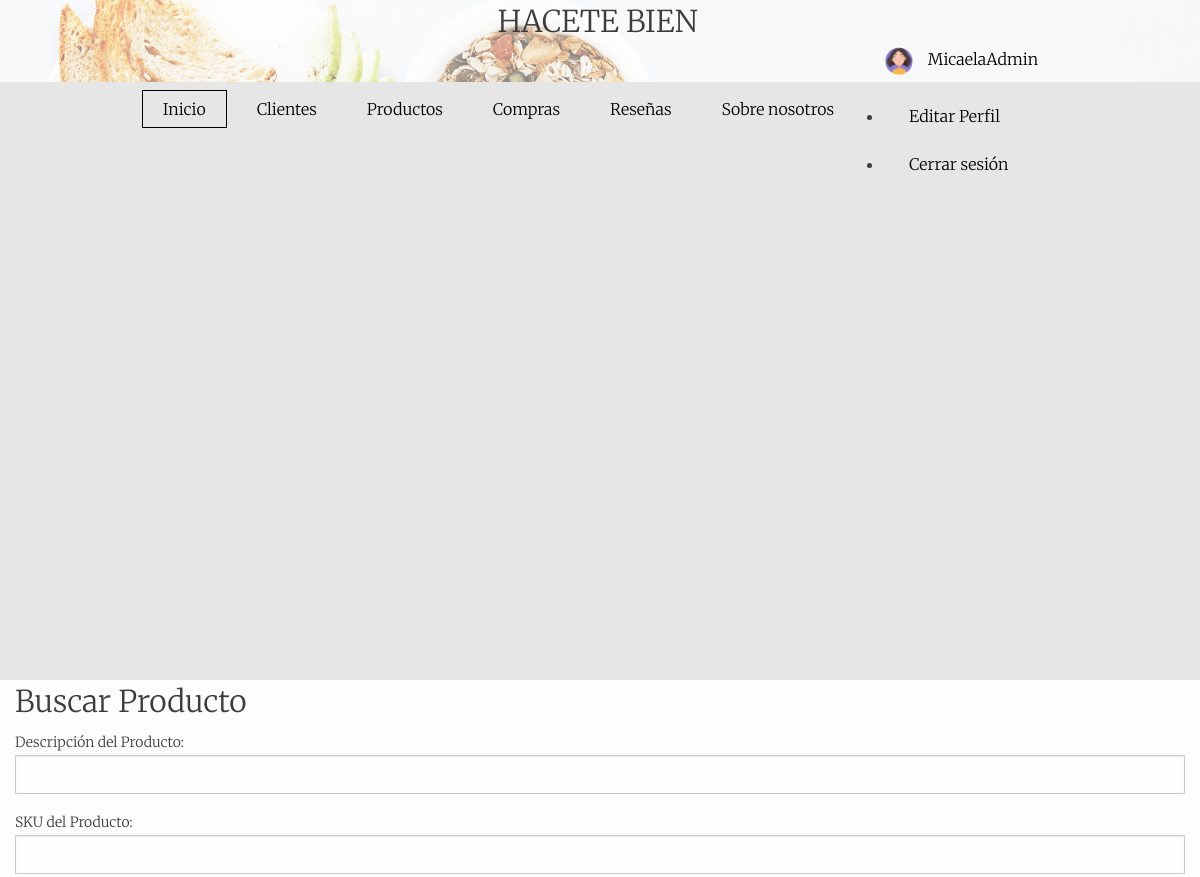
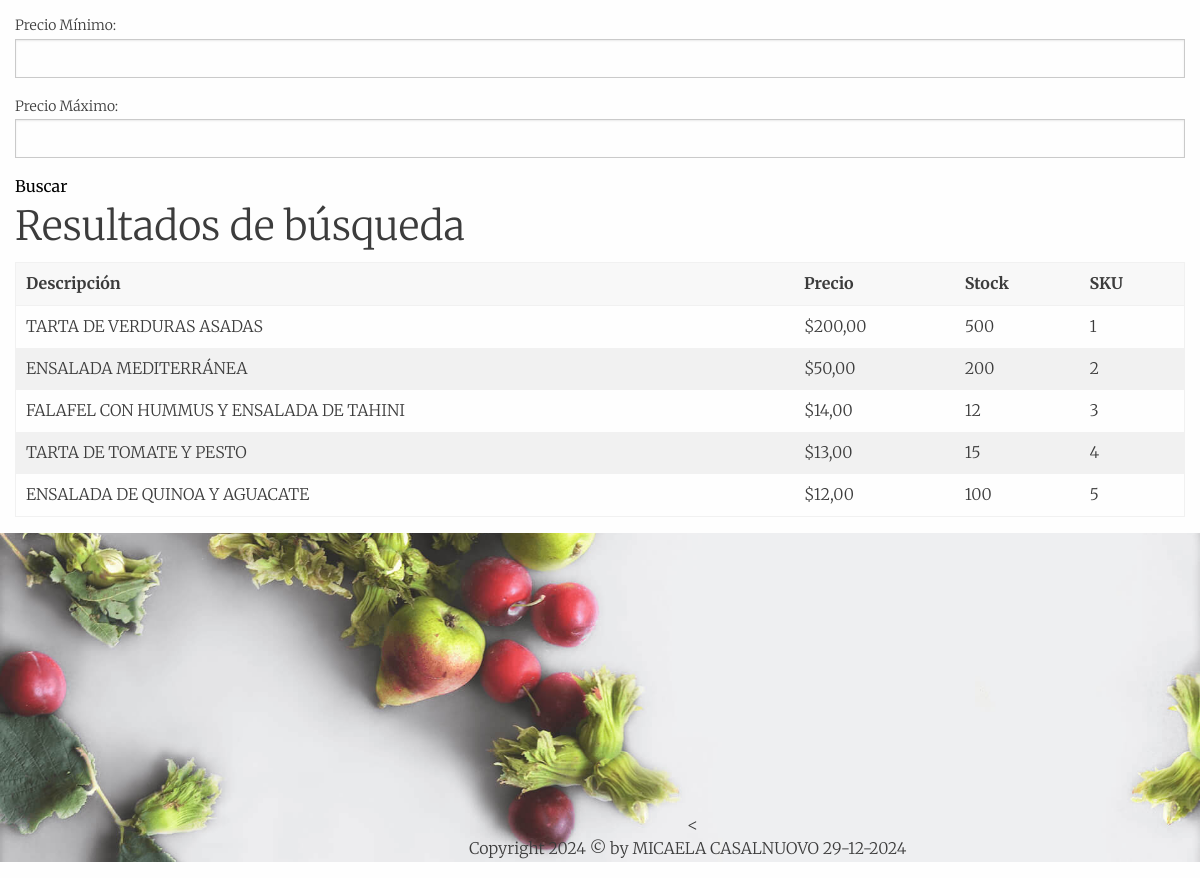
Page /App/buscar-producto/ (signed in) on the committed database (2 pictures, top to bottom).
### Users/models.py (models this page shows, shortened)
class Avatar(models.Model):
    user = models.OneToOneField(User, on_delete=models.CASCADE, null=True, blank=True)
    imagen = models.ImageField(upload_to='avatars/', null=True, blank=True)

### App/models.py (models this page shows, shortened)
class ModeloProducto(models.Model):
    sku = models.CharField(max_length=50, unique=True)
    descripcion = models.TextField()
    stock = models.PositiveIntegerField()
    precio = models.DecimalField(max_digits=10, decimal_places=2)

### App/views.py (the view)
# urls.py: path('buscar-producto/', views.buscar_producto, name='buscar_producto'),
def buscar_producto(request):
    productos = None
    form = BusquedaProductoForm(request.GET)  # Usamos GET para recuperar los filtros de búsqueda
    if request.method == 'GET' and form.is_valid():
        descripcion = form.cleaned_data.get('descripcion')
        sku = form.cleaned_data.get('sku')
        precio_min = form.cleaned_data.get('precio_min')
        precio_max = form.cleaned_data.get('precio_max')
        productos = ModeloProducto.objects.all()
        if descripcion:
            productos = productos.filter(descripcion__icontains=descripcion)  # Filtra por descripción que contenga el texto
        if sku:
            productos = productos.filter(sku__icontains=sku)  # Filtra por SKU que contenga el texto
        if precio_min is not None:
            productos = productos.filter(precio__gte=precio_min)  # Filtra por precio mayor o igual al mínimo
        if precio_max is not None:
            productos = productos.filter(precio__lte=precio_max)  # Filtra por precio menor o igual al máximo
    return render(request, 'App/buscar_producto.html', {'form': form, 'productos': productos})

### App/forms.py
class BusquedaProductoForm(forms.Form):
    descripcion = forms.CharField(max_length=100, required=False, label="Descripción del Producto")
    sku = forms.CharField(max_length=50, required=False, label="SKU del Producto")
    precio_min = forms.DecimalField(max_digits=10, decimal_places=2, required=False, label="Precio Mínimo")
    precio_max = forms.DecimalField(max_digits=10, decimal_places=2, required=False, label="Precio Máximo")

### App/templates/App/buscar_producto.html (shortened to what this page needs)
{% extends "App/base.html" %}
{% load static %}
{% block main %}
<section id="buscar-producto">
    <div class="container">
        <h1>Buscar Producto</h1>
        <form method="get" action="{% url 'buscar_producto' %}">
            {{ form.as_p }}
            <button type="submit">Buscar</button>
        </form>
        {% if productos %}
        <h2>Resultados de búsqueda</h2>
        <table>
            <thead>
                <tr>
                    <th>Descripción</th>
                    <th>Precio</th>
                    <th>Stock</th>
                    <th>SKU</th>
                </tr>
            </thead>
            <tbody>
                {% for producto in productos %}
                <tr>
                    <td>{{ producto.descripcion }}</td>
                    <td>${{ producto.precio }}</td>
                    <td>{{ producto.stock }}</td>
                    <td>{{ producto.sku }}</td>
                </tr>
                {% endfor %}
            </tbody>
        </table>
        {% else %}
        <p>No se encontraron productos que coincidan con tu búsqueda.</p>
        {% endif %}
    </div>
</section>
{% endblock %}

### App/templates/App/base.html (shortened to what this page needs)
<!doctype html>
{% load static %}
<html class="no-js" lang="en">
<head>
    <link rel="stylesheet" href="{% static 'App/css/app.css' %}">
    <link rel="stylesheet" type="text/css" href="https://cdnjs.cloudflare.com/ajax/libs/slick-carousel/1.7.1/slick.css" />
    <link rel="stylesheet" type="text/css" href="https://cdnjs.cloudflare.com/ajax/libs/slick-carousel/1.7.1/slick-theme.css" />
</head>
<body>
    <header class="site-header">
        <div class="container">
            <div class="header-content">
                <div class="top-menu  scroll-reveal">
                    <div class="menu">
                        <nav id="main-nav" data-animate="menu-in menu-out">
                            <ul class="main-navigation">
                                <ul class="main-navigation">
                                    <li><a class="m-active" href="{% url 'inicio' %}" data-text="Inicio">Inicio</a></li>
                                    <li><a class="m-anim" href="{% url 'clientes' %}" data-text="Clientes">Clientes</a></li>
                                    <li><a class="m-anim" href="{% url 'productos' %}" data-text="Productos">Productos</a></li>
                                    <li><a class="m-anim" href="{% url 'compra' %}" data-text="Compras">Compras</a></li>
                                    <li><a class="m-anim" href="{% url 'resenas' %}" data-text="Reseñas">Reseñas</a></li>
                                    <li><a class="m-anim" href="{% url 'about' %}" data-text="Sobre nosotros">Sobre nosotros</a></li>
                                    {% if user.is_authenticated %}
                                    <li class="nav-item dropdown">
                                        <a class="nav-link dropdown-toggle" href="#" id="navbarDropdown" role="button" data-bs-toggle="dropdown" aria-expanded="false">
                                            {% if user.avatar %}
                                                <img src="{{ user.avatar.imagen.url }}" alt="Avatar"
                                                     style="width: 30px; height: 30px; border-radius: 50%; object-fit: cover; margin-right: 10px;" />
                                            {% else %}
                                                <img src="{% static 'default-avatar.png' %}" alt="Avatar"
                                                     style="width: 30px; height: 30px; border-radius: 50%; object-fit: cover; margin-right: 10px;" />
                                            {% endif %}
                                            {{ user.username }}
                                        </a>
                                        <ul class="dropdown-menu" aria-labelledby="navbarDropdown">
                                            <li><a class="dropdown-item" href="{% url 'cambiar_email_y_contrasena' %}" data-text="Editar Perfil">Editar Perfil</a></li>
                                            <li><a class="dropdown-item" href="{% url 'Logout' %}" data-text="Cerrar sesión">Cerrar sesión</a></li>
                                        </ul>
                                    </li>
                                {% else %}
                                    <li><a class="m-anim" href="{% url 'Login' %}" data-text="Login">Iniciar sesión</a></li>
                                {% endif %}
                                </ul>
                        </nav>
                    </div>
                </div>
            </div>
        </div>
        <div class="slider">
            <div class="a-slide slide1">
                <div class="container">
                    <div class="bottom-section scroll-reveal" data-origin="right" data-distance="20%">
                        <h1 class="header-txt">HACETE BIEN</h1>
                    </div>
                </div>
            </div>
        </div>
    </header>
</body>
    {% block main  %}
    {% endblock main  %}
    <footer id="contact-us">
        <div class="container">
            <div class="footer-content">
                <
            </div>
            <p class="copy-info">Copyright 2024 © by MICAELA CASALNUOVO 29-12-2024</p>
        </div>
    </footer>
</body>
</html>

### rows in the picture
ModeloProducto: descripcion "TARTA DE VERDURAS ASADAS", precio "200,00", stock "500", sku "1"
ModeloProducto: descripcion "ENSALADA MEDITERRÁNEA", precio "50,00", stock "200", sku "2"
ModeloProducto: descripcion "FALAFEL CON HUMMUS Y ENSALADA DE TAHINI", precio "14,00", stock "12", sku "3"
ModeloProducto: descripcion "TARTA DE TOMATE Y PESTO", precio "13,00", stock "15", sku "4"
ModeloProducto: descripcion "ENSALADA DE QUINOA Y AGUACATE", precio "12,00", stock "100", sku "5"

### other values in the picture
{{ user.username }} "MicaelaAdmin"
